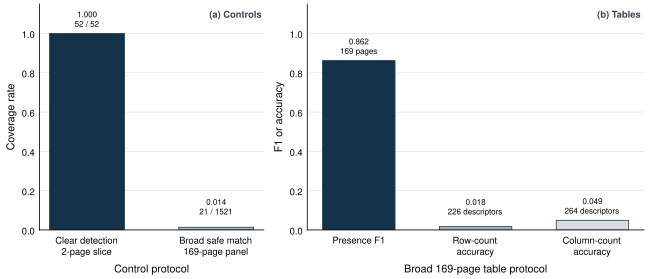

Python code for this plot:
"""Specialist transfer limits. Regenerate: python specialist_limits.py"""

from __future__ import annotations

import csv
from pathlib import Path

import matplotlib.pyplot as plt
import numpy as np

from evidence import ROOT, decimal, fraction, table_rows
from orx_figstyle import WIDE, save, use_style

CONTROL_SOURCE = ROOT / "experiments" / "CHECKBOX_SPECIALIST_EVALUATION.md"
BROAD_SOURCE = Path(__file__).with_name("specialist_limits.csv")
OUTPUT = Path(__file__).with_name("specialist_limits")
COLORS = ("#15324B", "#A8B0B9", "#D9DDE2")


def load() -> tuple[list[float], list[str], list[float], list[str]]:
    clear = table_rows(CONTROL_SOURCE, "Metric")
    with BROAD_SOURCE.open(encoding="utf-8", newline="") as source:
        broad = {row["metric"]: row for row in csv.DictReader(source)}

    clear_coverage = fraction(clear["Detection coverage"][1].replace(" controls", ""))

    control_values = [
        clear_coverage,
        float(broad["broad_control_safe_match"]["value"]),
    ]
    control_labels = [
        clear["Detection coverage"][1].replace(" controls", ""),
        broad["broad_control_safe_match"]["denominator"].replace(" annotations", ""),
    ]
    table_values = [
        float(broad["table_presence_f1"]["value"]),
        float(broad["row_count_accuracy"]["value"]),
        float(broad["column_count_accuracy"]["value"]),
    ]
    table_labels = [
        broad["table_presence_f1"]["denominator"],
        broad["row_count_accuracy"]["denominator"],
        broad["column_count_accuracy"]["denominator"],
    ]
    if decimal(clear["State macro-F1"][0]) != 1.0:
        raise ValueError("Clear-control evidence changed")
    return control_values, control_labels, table_values, table_labels


def add_labels(ax, bars, rates: list[float], denominators: list[str]) -> None:
    for bar, rate, denominator in zip(bars, rates, denominators, strict=True):
        ax.text(
            bar.get_x() + bar.get_width() / 2,
            max(bar.get_height() + 0.025, 0.07),
            f"{rate:.3f}\n{denominator}",
            ha="center",
            va="bottom",
            fontsize=6,
        )


def main() -> None:
    use_style()
    control_values, control_denoms, table_values, table_denoms = load()
    fig, axes = plt.subplots(
        1,
        2,
        figsize=(WIDE, WIDE * 0.43),
        gridspec_kw={"width_ratios": (0.9, 1.35)},
        layout="constrained",
    )

    control_x = np.arange(2)
    control_bars = axes[0].bar(
        control_x,
        control_values,
        color=COLORS[:2],
        edgecolor="#15324B",
        linewidth=0.55,
        width=0.58,
    )
    add_labels(axes[0], control_bars, control_values, control_denoms)
    axes[0].set_ylim(0, 1.15)
    axes[0].set_ylabel("Coverage rate")
    axes[0].set_xlabel("Control protocol")
    axes[0].set_xticks(
        control_x,
        ("Clear detection\n2-page slice", "Broad safe match\n169-page panel"),
    )
    axes[0].tick_params(axis="x", length=0)
    axes[0].text(
        0.99,
        0.98,
        "(a) Controls",
        transform=axes[0].transAxes,
        ha="right",
        va="top",
        fontsize=7,
        color="#344054",
        weight="bold",
    )

    table_x = np.arange(3)
    table_bars = axes[1].bar(
        table_x,
        table_values,
        color=COLORS,
        edgecolor="#15324B",
        linewidth=0.55,
        width=0.62,
    )
    add_labels(axes[1], table_bars, table_values, table_denoms)
    axes[1].set_ylim(0, 1.15)
    axes[1].set_ylabel("F1 or accuracy")
    axes[1].set_xlabel("Broad 169-page table protocol")
    axes[1].set_xticks(
        table_x,
        ("Presence F1", "Row-count\naccuracy", "Column-count\naccuracy"),
    )
    axes[1].tick_params(axis="x", length=0)
    axes[1].text(
        0.99,
        0.98,
        "(b) Tables",
        transform=axes[1].transAxes,
        ha="right",
        va="top",
        fontsize=7,
        color="#344054",
        weight="bold",
    )
    save(fig, str(OUTPUT))


if __name__ == "__main__":
    main()
